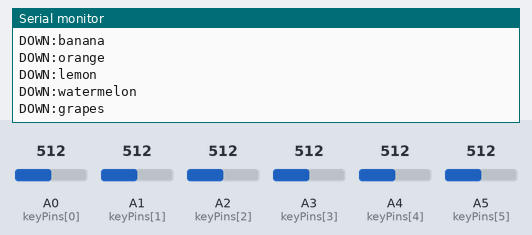
The sketch below on a simulated Arduino Uno, built with avr-gcc and run on an emulated ATmega328P. Shown: the last lines printed to the serial monitor. The test bench sets the inputs (shaded band); at power-on: A0 (keyPins[0]) = 512, A1 (keyPins[1]) = 512, A2 (keyPins[2]) = 512, A3 (keyPins[3]) = 512, A4 (keyPins[4]) = 512, A5 (keyPins[5]) = 512.

Above: at 1.2 s.
1.3 s: A0 (keyPins[0]) set to 1010
At 2.3 s:
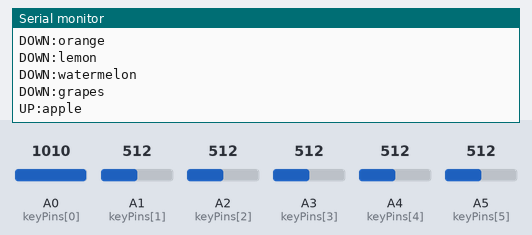
2.8 s: A1 (keyPins[1]) set to 1010
At 3.5 s:
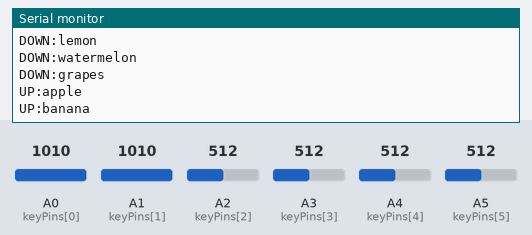
4.3 s: A2 (keyPins[2]) set to 1010
At 5.5 s:
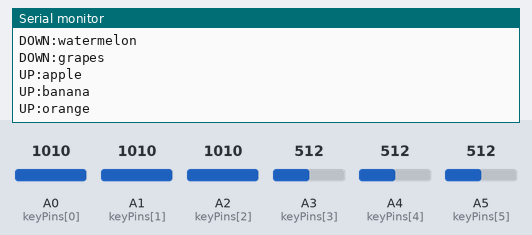
5.8 s: A3 (keyPins[3]) set to 1010
At 7.0 s:
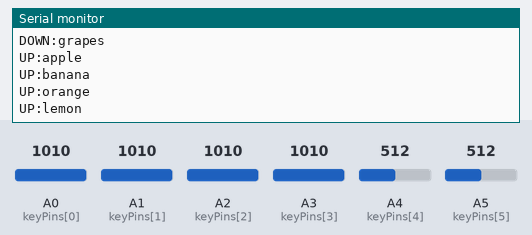
7.3 s: A4 (keyPins[4]) set to 1010
At 8.2 s:
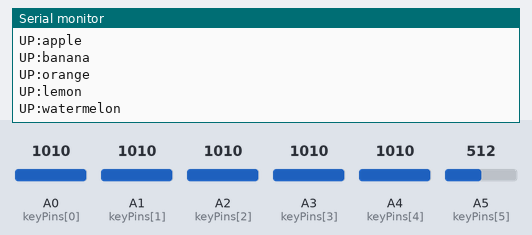
8.8 s: A5 (keyPins[5]) set to 1010
At 9.3 s:
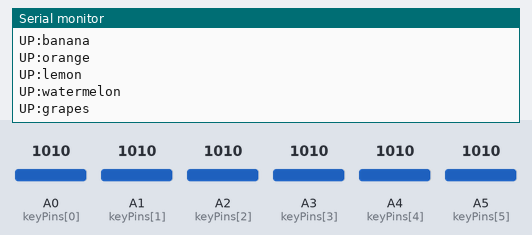

The sketch:

ArduinoCode.ino
```cpp
// Fruit Keyboard for Arduino UNO R3
// Each analog pin uses its internal pull-up and becomes active when connected
// to GND through a switch, conductive object, or grounded person.

const unsigned long SERIAL_BAUD = 9600;
const unsigned long DEBOUNCE_MS = 30;
const int TOUCH_THRESHOLD = 1000;

const byte KEY_COUNT = 6;
const byte keyPins[KEY_COUNT] = {A0, A1, A2, A3, A4, A5};
const char *const keyNames[KEY_COUNT] = {
  "apple",
  "banana",
  "orange",
  "lemon",
  "watermelon",
  "grapes",
};

bool stablePressed[KEY_COUNT] = {};
bool lastReading[KEY_COUNT] = {};
unsigned long readingChangedAt[KEY_COUNT] = {};

void sendKeyEvent(bool pressed, const char *keyName) {
  Serial.print(pressed ? F("DOWN:") : F("UP:"));
  Serial.println(keyName);
}

void setup() {
  Serial.begin(SERIAL_BAUD);

  for (byte index = 0; index < KEY_COUNT; index++) {
    pinMode(keyPins[index], INPUT_PULLUP);
  }

  Serial.println(F("READY:FRUIT-KEYBOARD"));
}

void loop() {
  const unsigned long now = millis();

  for (byte index = 0; index < KEY_COUNT; index++) {
    const bool pressed = analogRead(keyPins[index]) < TOUCH_THRESHOLD;

    if (pressed != lastReading[index]) {
      lastReading[index] = pressed;
      readingChangedAt[index] = now;
    }

    if (
      pressed != stablePressed[index] &&
      now - readingChangedAt[index] >= DEBOUNCE_MS
    ) {
      stablePressed[index] = pressed;
      sendKeyEvent(pressed, keyNames[index]);
    }
  }
}
```

Measured:
- after the input at 1.3 s, the serial monitor: prints a new line at once (image 1)
- after the input at 2.8 s, the serial monitor: prints a new line at once (image 2)
- after the input at 4.3 s, the serial monitor: prints a new line at once (image 3)
- after the input at 5.8 s, the serial monitor: prints a new line at once (image 4)
- after the input at 7.3 s, the serial monitor: prints a new line at once (image 5)
- after the input at 8.8 s, the serial monitor: prints a new line at once (image 6)
